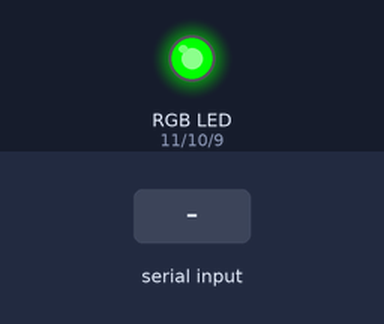
The sketch below on a simulated Arduino Uno, built with avr-gcc and run on an emulated ATmega328P. On the bench: an RGB LED mixed from three pins (HIGH = lit). The test bench sets the inputs (shaded band).

Above: at 1.2 s.
1.3 s: "1" received over Serial
At 1.8 s:
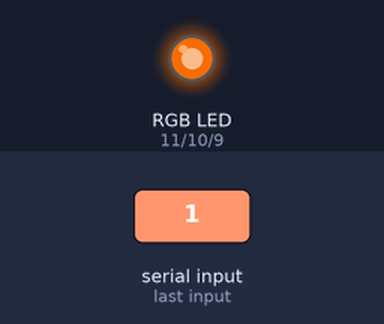
2.8 s: "0" received over Serial
At 4.0 s:
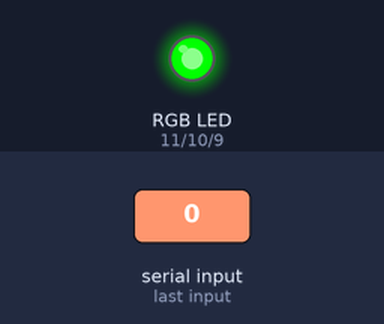
4.3 s: "2" received over Serial
At 5.2 s:
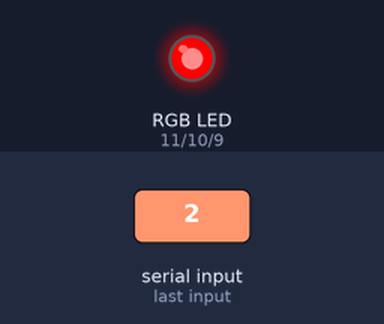
Timing chart, 0 to 7.3 s (numbered marks = the images above; inputs shaded):
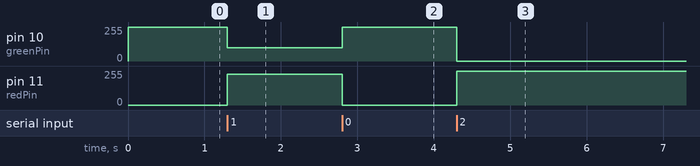

Measured:
- after the input at 1.3 s, pin 10 (greenPin): 255/255 → 100/255 at once; pin 11 (redPin): 0/255 → 230/255 at once
- after the input at 2.8 s, pin 10 (greenPin): 100/255 → 255/255 at once; pin 11 (redPin): 230/255 → 0/255 at once
- after the input at 4.3 s, pin 10 (greenPin): 255/255 → 0/255 at once; pin 11 (redPin): 0/255 → 255/255 at once

The sketch:

led_signal.ino
```cpp
const int redPin = 11;
const int greenPin = 10;
const int bluePin = 9;
//using rgb led module KY-016
int detectionState = 0;  // 0 = no drone, 1 = some detection, 2 = consistent detection

void setup() {
  Serial.begin(115200);  // Start serial communication
  pinMode(redPin, OUTPUT);
  pinMode(greenPin, OUTPUT);
  pinMode(bluePin, OUTPUT);
}

void loop() {
  if (Serial.available() > 0) {
    char incomingByte = Serial.read();

    if (incomingByte == '1') {
      detectionState = 1;
    } else if (incomingByte == '0') {
      detectionState = 0;
    } else if (incomingByte == '2') {
      detectionState = 2;
    }
  }

  switch (detectionState) {
    case 0:
      // No drone detected, show green
      analogWrite(redPin, 0);
      analogWrite(greenPin, 255);
      analogWrite(bluePin, 0);
      break;

    case 1:
      // At least one detected, show orange
      analogWrite(redPin, 230);
      analogWrite(greenPin, 100);
      analogWrite(bluePin, 0);
      break;

    case 2:
      // Consistent drone detected, red
      analogWrite(redPin, 255);
      analogWrite(greenPin, 0);
      analogWrite(bluePin, 0);
      break;
  }
}
```
